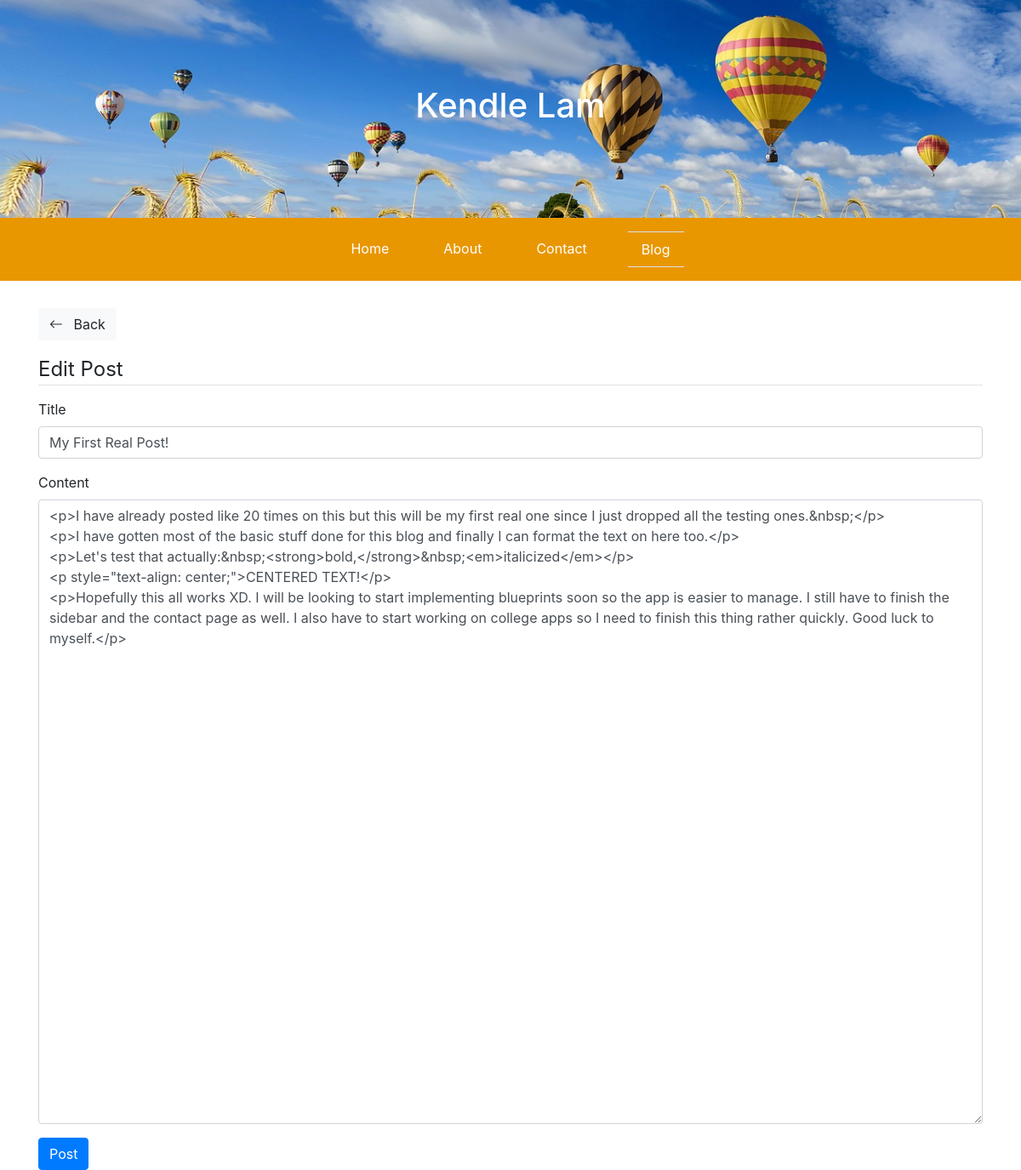
The app's page /blog/post/1/edit with its own data.
### flaskblog/models.py (models this page shows, shortened)
class Post(db.Model):
    id = db.Column(db.Integer, primary_key=True)
    title = db.Column(db.String(100), nullable=False)
    date_posted = db.Column(db.DateTime, nullable=False, default=datetime.utcnow)
    last_updated = db.Column(db.DateTime, nullable=False, default=datetime.utcnow)
    content = db.Column(db.Text, nullable=False)
    comments = db.relationship('Comment', backref='post', lazy=True)

### flaskblog/posts/routes.py (the view)
@posts.route("/blog/post/<int:post_id>/edit", methods=["GET", "POST"])
def update_post(post_id):
    post = Post.query.get_or_404(post_id)
    form = PostForm()
    if form.validate_on_submit():
        post.title = form.title.data
        post.content = form.content.data
        post.last_updated = datetime.utcnow()
        db.session.commit()
        flash('Post updated!', 'success')
        return redirect(url_for('posts.post',post_id = post.id))
    elif request.method == 'GET':
        form.title.data = post.title
        form.content.data = post.content
    return render_template('create_post.html', title='Update Post', form =form, legend='Edit Post')

### flaskblog/posts/forms.py
class PostForm(FlaskForm):
    title = StringField('Title', validators=[DataRequired()])
    content = TextAreaField('Content', validators=[DataRequired()])
    submit = SubmitField('Post')

### flaskblog/templates/create_post.html (shortened to what this page needs)
{% extends "layout.html"%}
{% set active_page = "blog" %}
{% block content %}
<div class="container my-3">
    <a class="btn bg-light my-3" href=javascript:history.back()><i class="bi bi-arrow-left"></i><span class="ml-2"> Back</span></a>
    <legend class="border-bottom mb-3">{{ legend }}</legend>
    <form method="POST" action="">
        <div class ="form-group">
            {{ form.title.label }}
            {{ form.title(class="form-control") }}
        </div>
        <div class ="form-group">
            {{ form.content.label }}
            {{ form.content(class="form-control", rows=30) }}
        </div>
        <div class ="form-group">
            {{ form.submit(class="btn btn-primary") }}
        </div>
    </form>
</div>
{% endblock%}

### flaskblog/static/main.css (style rules this page uses)
html, body { height:100%; }

### records on screen
Post: title "My First Real Post!", content "<p>I have already posted like 20 times on this but this will be my first real one since I just dropped all the testing ones.&nbsp;</p> <p>I have gotten most of the basic stuff done for this blog and finally I can format the text on here too.</p> <p>Let's test that actually:&nbsp;<strong>bold,</strong>&nbsp;<em>italicized</em></p> <p style=\"text-align: center;\">CENTERED TEXT!</p> <p>Hopefully this all works XD. I will be looking to start implementing blueprints soon so the app is easier to manage. I still have to finish the sidebar and the contact page as well. I also have to start working on college apps so I need to finish this thing rather quickly. Good luck to myself.</p>"

### other values on screen
{{ caption|e }} "Home" "About" "Contact"
{{ caption|e }} "Blog"
{{ legend }} "Edit Post"
